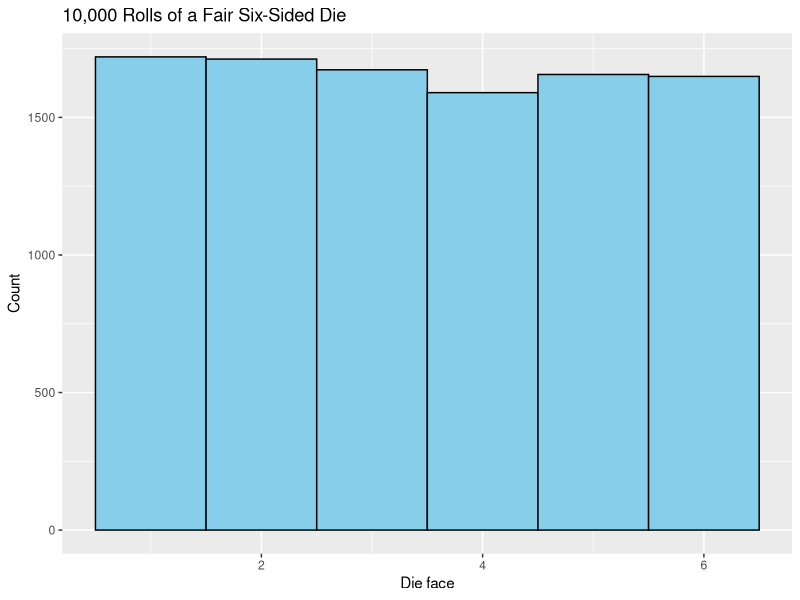
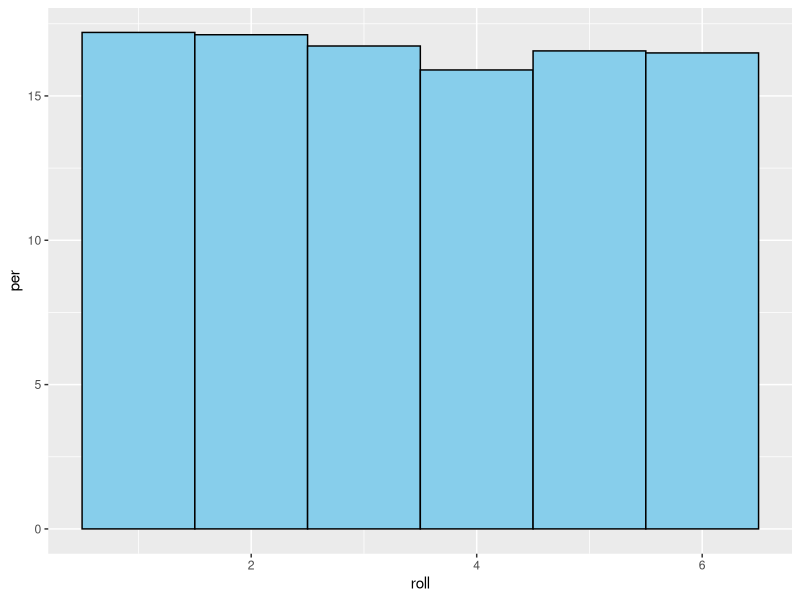
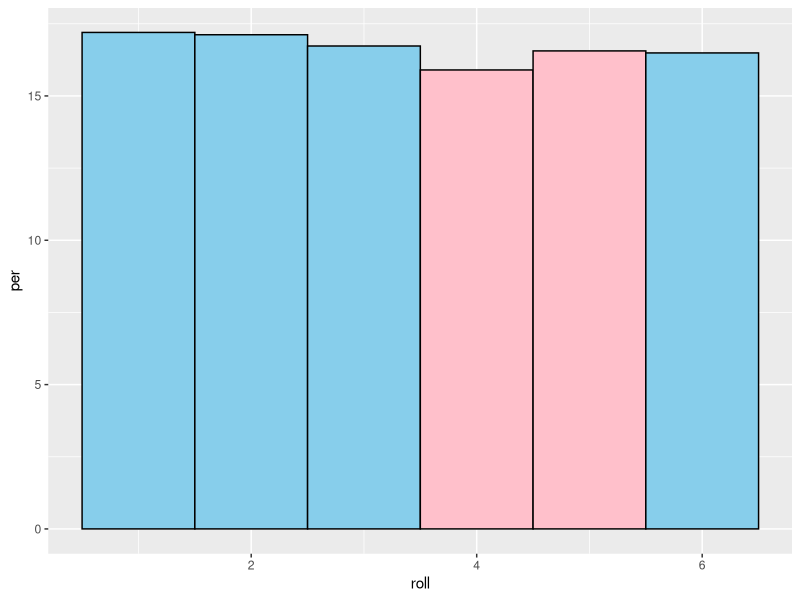
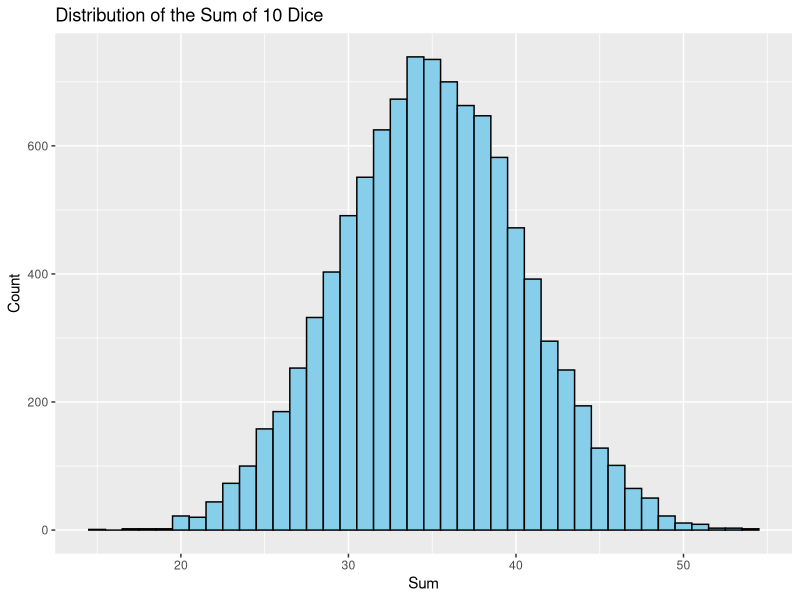
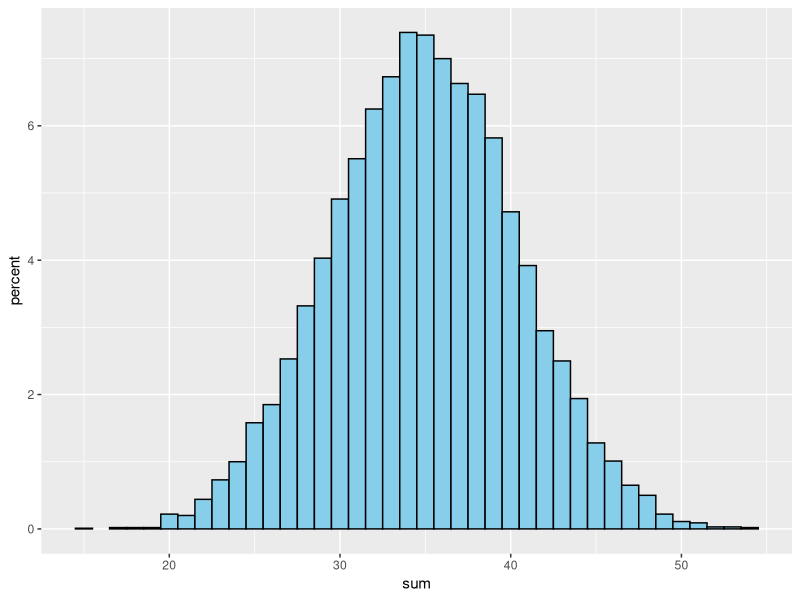
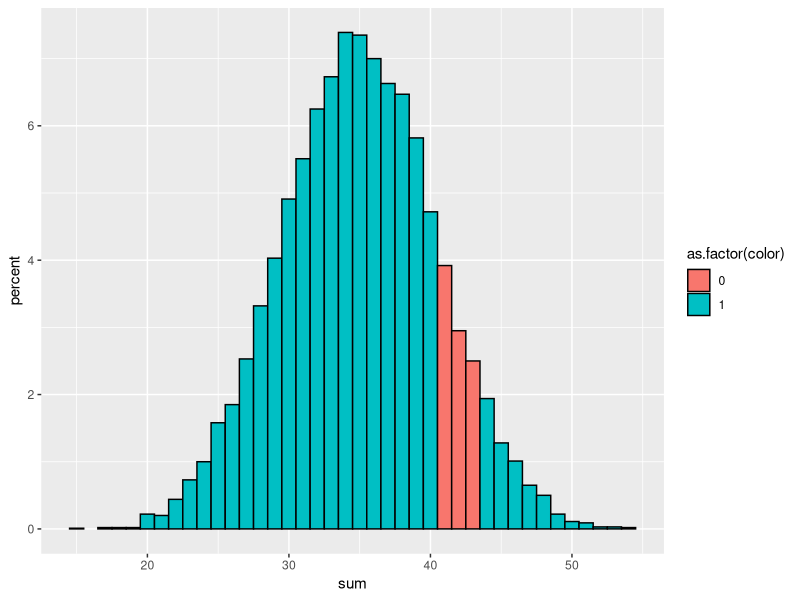
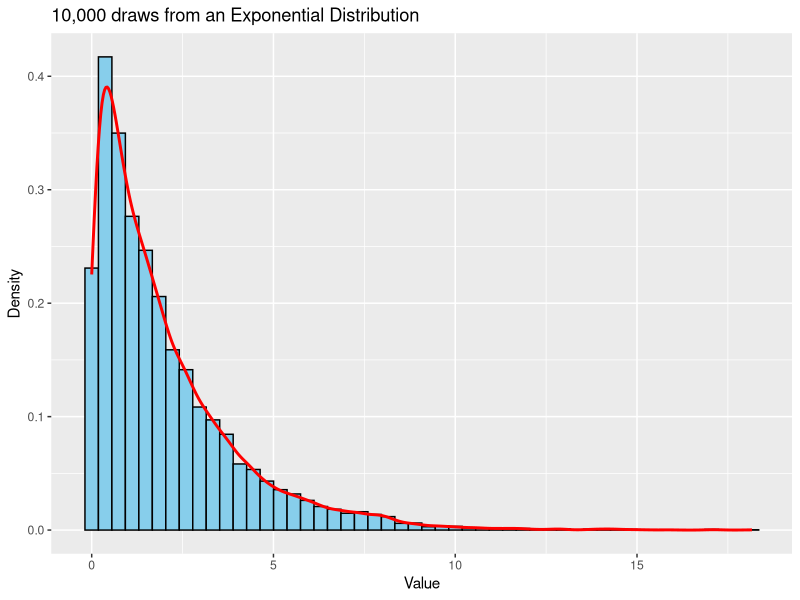
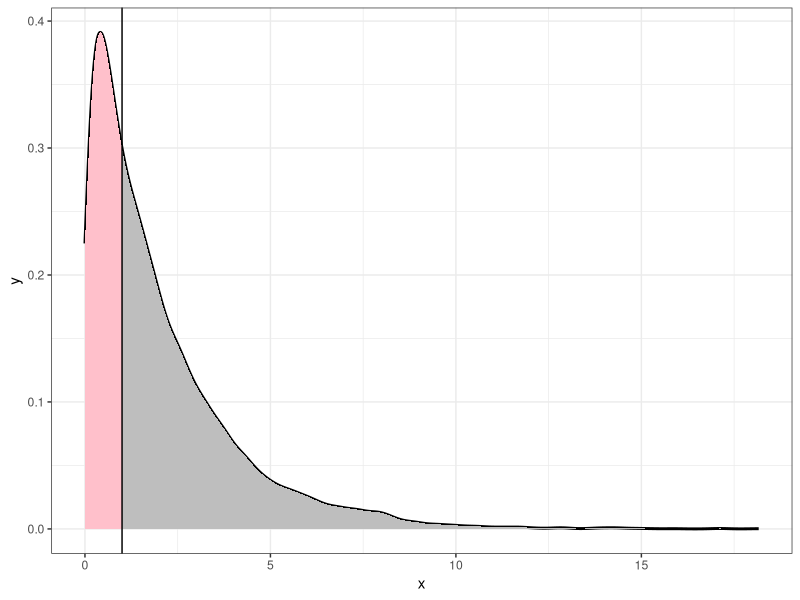

Recreate these plots in R, in order.
## ---- chunk 1
library(tidyverse)

set.seed(123) #most computers can't generate *true* randomness but use complicated formulas to get strings of numbers close enough to random. set.seed() just means we're all using the same random string so that we will all get the same results. 

#use the "sample" function to roll dice 10,000 times. Randomly ampling from a list of 1-6, 10k times. 
dice6 <- sample(1:6, size = 10000, replace = TRUE)
#take a look at dice 6 in your environment, it should be a HUGE list of type integer
head(dice6)

#convert dice6 to a tibble and use ggplot to look at a histogram of dice rolls
tibble(roll = dice6) %>%
  ggplot(aes(x = roll)) +
  geom_histogram(binwidth = 1, fill = "skyblue", color = "black") +
  labs(title = "10,000 Rolls of a Fair Six-Sided Die", x = "Die face", y = "Count")

#We expect each outcome (1–6) about 1/6 ≈ 16.7% of the time.
#let's replot this by proportion
tibble(roll = dice6) %>% group_by(roll) %>% summarise(N=n(), prob=N/10000, per=prob*100) %>% ggplot(aes(x=roll, y=per)) + geom_col(fill="skyblue", color="black", width=1)
#now we can also use this plot to make estimates about probability... what is the probability that it we roll the dice again that we get a 4? 16.5%! 
#for dice we already know that it should be 1/6, but many times we're measuring things where we don't know before hand

#what about the probability of 4 or 5? 
#we can add up multiple columns! another way to think about it is the "area" is equal to the probability. 

tibble(roll = dice6) %>% group_by(roll) %>% summarise(N=n(), prob=N/10000, per=prob*100) %>% mutate(color=c("skyblue", "skyblue", "skyblue","pink", "pink", "skyblue")) %>%
  ggplot(aes(x=roll, y=per, fill=color)) + geom_col(color="black", width=1) +
  scale_fill_identity()

#2X16.5%=37%

## ---- chunk 2
set.seed(123) #reset the seed 

# Roll 10 dice, 10000 times, and take the sum
dice_sum <- replicate(10000, sum(sample(1:6, 10, replace = TRUE)))

tibble(sum = dice_sum) %>%
  ggplot(aes(x = sum)) +
  geom_histogram(binwidth = 1, fill = "skyblue", color = "black") +
  labs(title = "Distribution of the Sum of 10 Dice", x = "Sum", y = "Count")

#this actually ended up normally distributed! 
#let's plot this as percentage... 

dice_sum_counts <- tibble(sum = dice_sum) %>% group_by(sum) %>% summarise(N=n(), percent=N/10000*100)

dice_sum_counts %>% ggplot(aes(x=sum, y=percent)) + geom_col(fill="skyblue", color="black", width=1)

#calculate the area (easy to do when it's chunked into columns)
#area = adding the value for each column together 

dice_sum_counts %>% mutate(color=if_else(sum %in% c(41,42,43),0,1)) %>%
  ggplot(aes(x=sum, y=percent, fill=as.factor(color))) + geom_col(color="black", width=1) 

dice_sum_counts %>% filter(sum %in% c(41,42,43)) %>% ungroup() %>% summarise(sum(percent))
#we have a 9.35% of getting a sum of 10 dice rolls equal to 41, 42, or 43
#9.35% also equals the "area under the curve" that is red (or the area of all three columns)

sum(dice_sum_counts$percent)
#the total probability is 100% 
#the total area under the curve is 100% 

## ---- chunk 3
set.seed(123) #reset the seed 

# Generate 10,000 samples from an exponential distribution
callInterval <- rexp(10000, rate = 0.5) 
head(callInterval)
#this could be time until the next meerkat sentinel call for example, with an average rate of 0.5 calls per minute (or an average of 1 call every 2 minutes).

#Let's see what shape this takes: 
#use y=after_stat(density) to create a histogram with the y-axis as proportion instead of count 
# Histogram + density estimate
tibble(x = callInterval) %>%
  ggplot(aes(x = x)) +
  geom_histogram(aes(y = after_stat(density)), bins = 50, fill = "skyblue", color = "black") +
  geom_density(color = "red", size = 1) +
  labs(title = "10,000 draws from an Exponential Distribution", 
       x = "Value", y = "Density")

#What is the probability that the next call comes in less than 1 minute?

# compute density for plotting manually (normally geom_density does this automatically)
dens <- density(callInterval, from = 0, to = max(callInterval), n = 2048)
dens <- data.frame(x = dens$x, y = dens$y)
head(dens)
dens_shade <- subset(dens, x <= 1)

# plotting 
ggplot(dens, aes(x = x, y = y)) +
  geom_line(size = 1, color = "black") + # full density curve
  geom_ribbon(aes(x=x, ymin=0, ymax=y), fill="gray") +
  geom_ribbon(data = dens_shade, aes(x = x, ymin = 0, ymax = y),
              fill = "pink") +  # exact shaded area under curve
  geom_vline(xintercept = 1) +
  theme_bw()

# calculate the area of the pink shaded section 
pexp(1, rate = 0.5) #for a theoretical exponential distribution 
mean(callInterval <= 1) #very rough approximation for our distribution itself (technically would need calculus for true approximation, but this is closer than pexep for our data because our data is just a *sample* from the exponential which introducing variability). 
# 38.9% 

# what is the probability that the next meerkat call comes between 5 and 10 minutes after the last one? 
dens_shade <- subset(dens, x <= 10 & x >= 5)
ggplot(dens, aes(x = x, y = y)) +
  geom_line(size = 1, color = "black") + # full density curve
  geom_ribbon(aes(x=x, ymin=0, ymax=y), fill="gray") +
  geom_ribbon(data = dens_shade, aes(x = x, ymin = 0, ymax = y),
              fill = "pink") +  # exact shaded area under curve
  geom_vline(xintercept = c(5,10)) +
  theme_bw()

pexp(10, rate = 0.5) - pexp(5, rate=0.5) #theoretical
mean(callInterval >= 5 & callInterval <= 10) #empirical approximation
#7.53% 

## ---- chunk 4
set.seed(789)
pop <- rnorm(100000, mean = 50, sd = 10) #generate an imaginary population of 100,000 antelope with a mean height of 50cm and a standard deviation of 10cm that is normally distributed

#let's measure a few (50) antelope and see what heights we get. Let's repeat the sample 1000x (you would never take 1000 samples in reality, maybe you would take another sample the next year, but here imagine there are 1000 parallel universes where you take 1 sample of 50 antelope heights) 
samples <- data.frame(replicate(1000, sample(pop,50))) #table where each column is a new sample

#look at the variation in the samples 
#this mimics the real word process, where the samples generally represent the population but there's variation
hist(samples$X1)
hist(samples$X2)
hist(samples$X3)
hist(samples$X4)

mean(samples$X1)
mean(samples$X2)
mean(samples$X3)
mean(samples$X4)


#make IDs it's own column and make the heights all in one column (long format)
samples <- samples %>% pivot_longer(cols = everything(), names_to = "sampleID", values_to = "heights")

#lets visualize the variability! 
samples %>% filter(sampleID %in% paste0("X", 1:20)) %>% ggplot(aes(x=heights, fill=sampleID)) + geom_density(alpha=.2) + theme(legend.position="none")

#The Law of Large Numbers (LLN) is a fundamental principle in probability. It says that as the number of observations in a sample increases, the sample average (or proportion) will get closer and closer to the true population average (or probability).
samples10 <- data.frame(replicate(1000, sample(pop,10)))
samples10 <- samples10 %>% pivot_longer(cols = everything(), names_to = "sampleID", values_to = "heights")
samples10 %>% filter(sampleID %in% paste0("X", 1:20)) %>% ggplot(aes(x=heights, fill=sampleID)) + geom_density(alpha=.2)+ theme(legend.position="none")
#even smoother 

samples1k <- data.frame(replicate(1000, sample(pop,1000)))
samples1k <- samples1k %>% pivot_longer(cols = everything(), names_to = "sampleID", values_to = "heights")
samples1k %>% filter(sampleID %in% paste0("X", 1:20)) %>% ggplot(aes(x=heights, fill=sampleID)) + geom_density(alpha=.2)+ theme(legend.position="none")
#way LESS variability and much closer to the true population! 

samples10k <- data.frame(replicate(1000, sample(pop,10000)))
samples10k <- samples10k %>% pivot_longer(cols = everything(), names_to = "sampleID", values_to = "heights")
samples10k %>% filter(sampleID %in% paste0("X", 1:20)) %>% ggplot(aes(x=heights, fill=sampleID)) + geom_density(alpha=.2)+ theme(legend.position="none")
#even smoother 
## ---- chunk 5
#let's look at the distribution of MEAN heights 
#now we're not plotting raw heights, we're plotting the sample means (we took 1000 samples so we have 1000 means) *each sample measured 50 antelope heights
sampleMeans <- samples %>% group_by(sampleID) %>% summarise(meanHeight = mean(heights))
sampleMeans
ggplot(sampleMeans, aes(x=meanHeight)) + geom_histogram(fill="skyblue", color="black") + geom_vline(xintercept = mean(pop), col="red", lwd=1)
#this geom_vline is the "mean of means" or the "mean mean"
#even though we had a lot of variability in each sample with different histograms and different means, the "Distribution of Sample Means" has a mean that is very close to the TRUE population mean 

#one thing that is cool is that this distribution of means is almost always normal, regardless of the shape of the distribution of heights (or whatever it is that you're measuring)
#let's go back to meerkat inter-call intervals... 

sampleDist <- tibble(x = callInterval) %>%
  ggplot(aes(x = x)) +
  geom_histogram(bins = 50, fill = "skyblue", color = "black") +
  geom_vline(xintercept = mean(callInterval), col="red") +
  labs(x="Intercall Intervals (n=10,000 calls)")
sampleDist
#most sentinel calls occur within 5 minutes of each other, but some calls are spaced out much longer

#let's measure meerkat call intervals in 1,000 parallel universes where each time we have 1000 recordings of sentinel calls and the time between them

mean(rexp(10000, rate = 0.5)) #run this a few times, we get a different value each time but generally close to 2 minutes (the population average)

#replicate this experiment in 10,000 parallel universes 
meanCallSamples <- replicate(1000, mean(rexp(10000, rate = 0.5)))

meanDist <- tibble(x = meanCallSamples) %>%
  ggplot(aes(x = x)) +
  geom_histogram(bins = 50, fill = "skyblue", color = "black")+
  geom_vline(xintercept = mean(meanCallSamples), col="red")+
  labs(x="Mean Intercall Intervals (n=1000 means)")
meanDist

library(patchwork)
sampleDist + meanDist

#the distribution of sample means gets wider with small sample sizes and narrower the larger the sample size... 
meanDist50 <- tibble(x = replicate(1000, mean(rexp(50, rate = 0.5)))) %>%
  ggplot(aes(x = x)) +
  geom_histogram(bins = 50, fill = "skyblue", color = "black")+
  geom_vline(xintercept = mean(meanCallSamples), col="red")+
  labs(x="Mean Intercall Intervals (sample size = 50)")+
  xlim(1,3)
meanDist50
meanDist500 <- tibble(x = replicate(1000, mean(rexp(500, rate = 0.5)))) %>%
  ggplot(aes(x = x)) +
  geom_histogram(bins = 50, fill = "skyblue", color = "black")+
  geom_vline(xintercept = mean(meanCallSamples), col="red")+
  labs(x="Mean Intercall Intervals (sample size = 500)")+
  xlim(1,3)
meanDist500
meanDist50+meanDist500



# WHY DO WE CARE ABOUT THIS? 

# In statistics, we are almost always working with means when we are describing our data. And we can fairly safely assume that our mean comes from a normal distribution of theoretical sample means. We can ask.. what is the probability that OUR MEAN comes from a distribution of means centered around 0? (0 is often the mean of our null hypothesis...)

#work through example of sample mean distribution where true mean is zero! 


## ---- chunk 6
set.seed(124)
library(rmutil)  # for Laplace distribution

sample <- rmutil::rlaplace(35, m = -20, s = 40)  
mean(sample)
sd(sample)
# let's say we observe that on average meerkats stayed 22.58 meters closer to the sleeping burrow on days with the fox dummy compared to days without the fox dummy with a standard deviation of 43.59 when we sampled 25 groups on consecutive days
sample <- tibble(travel=sample)
ggplot(sample, aes(x=travel)) + geom_histogram(binwidth=19, fill="skyblue", color="black") + geom_vline(xintercept = mean(sample$travel), col="red")

#Was this decrease just random chance?! 

#If our predator dummmy had no effect in reality and this was just random chance then the population mean should be 0. 
#As a rule of thumb if your sample size is greater than 30, you can typically assume the population sd is the same as your sd 
population <- rmutil::rlaplace(100000, m=0, s= 43.59)

#let's create a distribution of sample means from the population 
populationMeans <- replicate(10000, mean(sample(population,35)))
populationMeans <- tibble(means=populationMeans)
ggplot(populationMeans, aes(x=means)) + geom_histogram(bins=50, fill="skyblue", color="black") + geom_vline(xintercept = 0, col="red")
#if we take samples of size 35 meerkat groups... 1000x this is what the distribution of means would look like 


#how does OUR real sample mean compare to the distribution of sample means under our null hypothesis? 
populationMeans <- replicate(100000, mean(sample(population,35)))
populationMeans <- tibble(means=populationMeans)
ggplot(populationMeans, aes(x=means)) + geom_histogram(bins=50, fill="skyblue", color="black") + geom_vline(xintercept = 0, col="red") + geom_vline(xintercept = mean(sample$travel), col="blue")

#what is the probability of getting our mean?
#what is the probability of getting a mean as low (or lower) than ours? 
#shaded area to the left 
#plotting: 
dens <- density(populationMeans$means, from = min(populationMeans$means), 
                to = max(populationMeans$means), n = 2048)
dens <- data.frame(x = dens$x, y = dens$y)
dens_shade <- dens %>% filter(x <= mean(sample$travel))

areaCurvePlot <- ggplot(dens, aes(x = x, y = y)) +
  geom_line() + 
  geom_ribbon(aes(x = x, ymin = 0, ymax = y), fill = "lightgray") + 
  geom_ribbon(data = dens_shade, aes(x = x, ymin = 0, ymax = y), fill = "pink") +     
  geom_vline(xintercept = mean(sample$travel), color = "red") +
  labs(x="distribution of means")+
  theme_bw()
areaCurvePlot

#calculate the area under the cover with an approximation
mean(populationMeans <= mean(sample$travel))

#there is roughly a 1.48% chance of getting our mean for meerkats if the dummy fox truly had zero effect. 

##### THIS IS ESSENTIALLY WHAT A P-VALUE IS ############

#### BUT MORE IMPORTANTLY... IS THIS DATA BIOLOGICALLY MEANINGFUL?? ##### 
rawdata <- ggplot(sample, aes(x=travel)) + geom_histogram(binwidth=19, fill="skyblue", color="black") + geom_vline(xintercept = mean(sample$travel), col="red") + theme_bw()
rawdata + areaCurvePlot

## ---- chunk 7
#To compare out sample mean to the normal curve we need to convert it to z-scores to match the x-axis of the normal curve. 

# This is our observed sample:
mean_sample <- -22.58
sd_sample <- 43.59
n <- 35

# Standard error of the mean
se <- sd_sample / sqrt(n)

# Compare our sample mean to the null hypothesis (mean = 0)
z <- (mean_sample - 0) / se
z
# z tells us how many SEs our sample mean is below the null mean
# here we use SE instead of SD because we're comparing means (and SE is the SD of the distribution of means)

# Probability of observing this mean or less (one-sided)
p_one_side <- pnorm(z)
p_one_side

# Two-sided p-value
#probability of observing a mean this extreme on either end < -22 OR > 22 
p_two_side <- 2 * p_one_side
p_two_side

# ---- Visualization ----
# Normal curve representing sampling distribution under null
x <- seq(-100, 50, length.out = 1000) #create an x-axis 
y <- dnorm(x, mean=0, sd=se) #create y-values for normal curve 

# Shade area below sample mean
shade <- x <= mean_sample

tibble(x=x, y=y, shade=shade) %>%
  ggplot(aes(x=x, y=y)) +
  geom_line(size=1) +
  geom_ribbon(aes(ymax=y, ymin=0, fill=shade)) +
  geom_vline(xintercept = mean_sample, color="red", size=1) +
  scale_fill_manual(values = c("TRUE"="pink","FALSE"="gray")) +
  theme_bw() +
  theme(legend.position = "none")
## ---- chunk 8
# ---- Confidence interval (approximate 95%) ----

#95% of data under the normal curve are between -1.96 and +1.96 
pnorm(1.96) - pnorm(-1.96) #draw it in ppt

#calculate it by taking our se and multiplying it by 1.96 to figure out what our range is for 1.96 SEs below and 1.96 SEs above our mean: 
ci_lower <- mean_sample - 1.96 * se
ci_upper <- mean_sample + 1.96 * se
ci_lower
ci_upper

#Our 95% confidence interval was from -37.02 meters to -8.14 meters, so it is likely that the true mean is inside this range. 

# *** if we have a 95% confidence level, we can be confident that 95% of the time (19 out of 20 times we take samples), our interval estimate will accurately captures the true population mean being estimated.
# ***not 95% probability the true mean is in the range, just that 95% of the time the true mean will be in this range 




## take multiple CIs with multiple samples simulation
set.seed(456)

# Suppose the true mean travel reduction is -20, SD = 43.59
true_mean <- -20
sd_sample <- 43.59
n <- 35
se <- sd_sample / sqrt(n)

# Simulate 50 repeated samples of size n
n_samples <- 50
sample_means <- rnorm(n_samples, mean = true_mean, sd = sd_sample/sqrt(n)) # each sample's mean
ci_lower <- sample_means - 1.96 * se
ci_upper <- sample_means + 1.96 * se

# Put in a tibble
ci_df <- tibble(
  sampleID = 1:n_samples,
  mean = sample_means,
  lower = ci_lower,
  upper = ci_upper,
  contains_true = (ci_lower <= true_mean) & (ci_upper >= true_mean)
)

# Plot
ggplot(ci_df, aes(y = sampleID)) +
  geom_errorbarh(aes(xmin = lower, xmax = upper, color = contains_true), height = 0.3) +
  geom_point(aes(x = mean), size = 2) +
  geom_vline(xintercept = true_mean, linetype = "dashed") +
  scale_color_manual(values = c("red","blue")) +
  labs(title="95% Confidence Intervals from 50 Repeated Samples",
       subtitle="Blue intervals contain the true mean, red intervals do not",
       x="Mean travel distance reduction (m)", y="Sample ID", color="Contains True Mean?") +
  theme_minimal()
